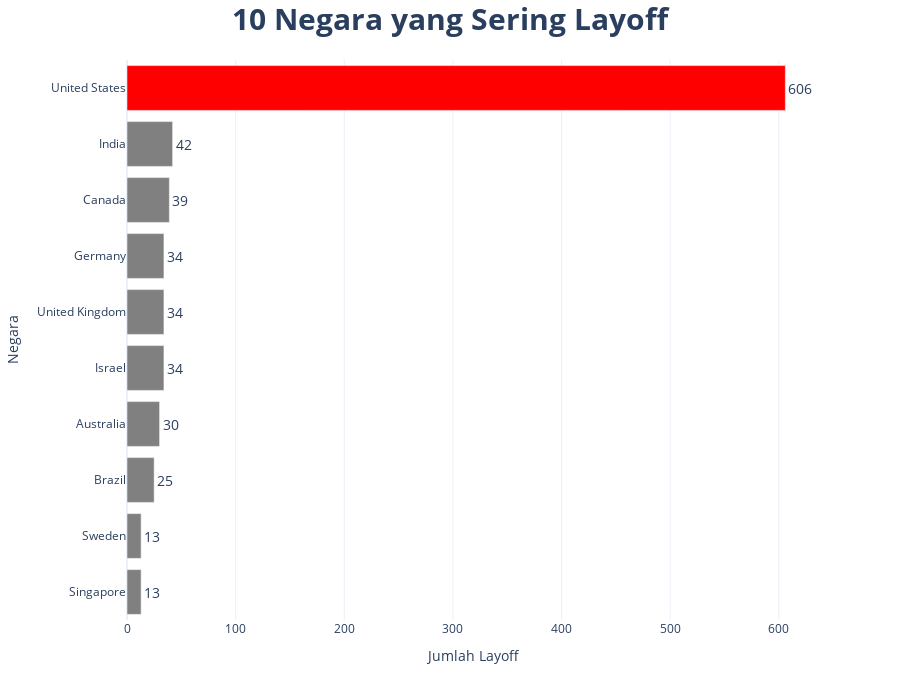

The notebook cell this image was saved under:
### Markdown cell above
Selanjutnya adalah pembuatan grafik agar lebih mudah memahami data

### Code cell
#Membuat list warna untuk yang nilainya max, min dan diluar max,min
colorlist_3 = []
for i in df_country_count['count'].head(10).values: 
    if i == max(df_country_count['count'].head(10).values):
        colorlist_3.append('#FF0000')
    else:
        colorlist_3.append('#808080')



#Membuat bar Chart jumlah layoff per tahun berdasarkan negara
fig = px.bar(df_country_count.head(10),x = 'count', y = 'country',text='count',
             labels={
                     "country": "Negara",
                     "count": "Jumlah Layoff"
                     },template="plotly_white", orientation= 'h') #Definisi sumbu x,y, label
fig.update_traces(textfont_size=14, textangle=0, textposition="outside", cliponaxis=False, marker_color=colorlist_3) #properties dari text
fig.update_layout(height=700,
                   title='<b>10 Negara yang Sering Layoff<b>',title_x=0.5,title_font=dict(size=30),yaxis=dict(autorange="reversed")) #Pengaturan judul
fig.show()

### Figure 1 — Plotly figure (JSON) as saved in the notebook; plotly's stock layout.template omitted (floating-point values rounded to 4 significant figures)
{"data": [{"alignmentgroup": "True", "cliponaxis": false, "hovertemplate": "Jumlah Layoff=%{text}<br>Negara=%{y}<extra></extra>", "legendgroup": "", "marker": {"color": ["#FF0000", "#808080", "#808080", "#808080", "#808080", "#808080", "#808080", "#808080", "#808080", "#808080"], "pattern": {"shape": ""}}, "name": "", "offsetgroup": "", "orientation": "h", "showlegend": false, "text": [606, 42, 39, 34, 34, 34, 30, 25, 13, 13], "textangle": 0, "textfont": {"size": 14}, "textposition": "outside", "type": "bar", "x": [606, 42, 39, 34, 34, 34, 30, 25, 13, 13], "xaxis": "x", "y": ["United States", "India", "Canada", "Germany", "United Kingdom", "Israel", "Australia", "Brazil", "Sweden", "Singapore"], "yaxis": "y"}], "layout": {"barmode": "relative", "height": 700, "legend": {"tracegroupgap": 0}, "margin": {"t": 60}, "title": {"font": {"size": 30}, "text": "<b>10 Negara yang Sering Layoff<b>", "x": 0.5}, "xaxis": {"anchor": "y", "domain": [0, 1], "title": {"text": "Jumlah Layoff"}}, "yaxis": {"anchor": "x", "autorange": "reversed", "domain": [0, 1], "title": {"text": "Negara"}}}}
